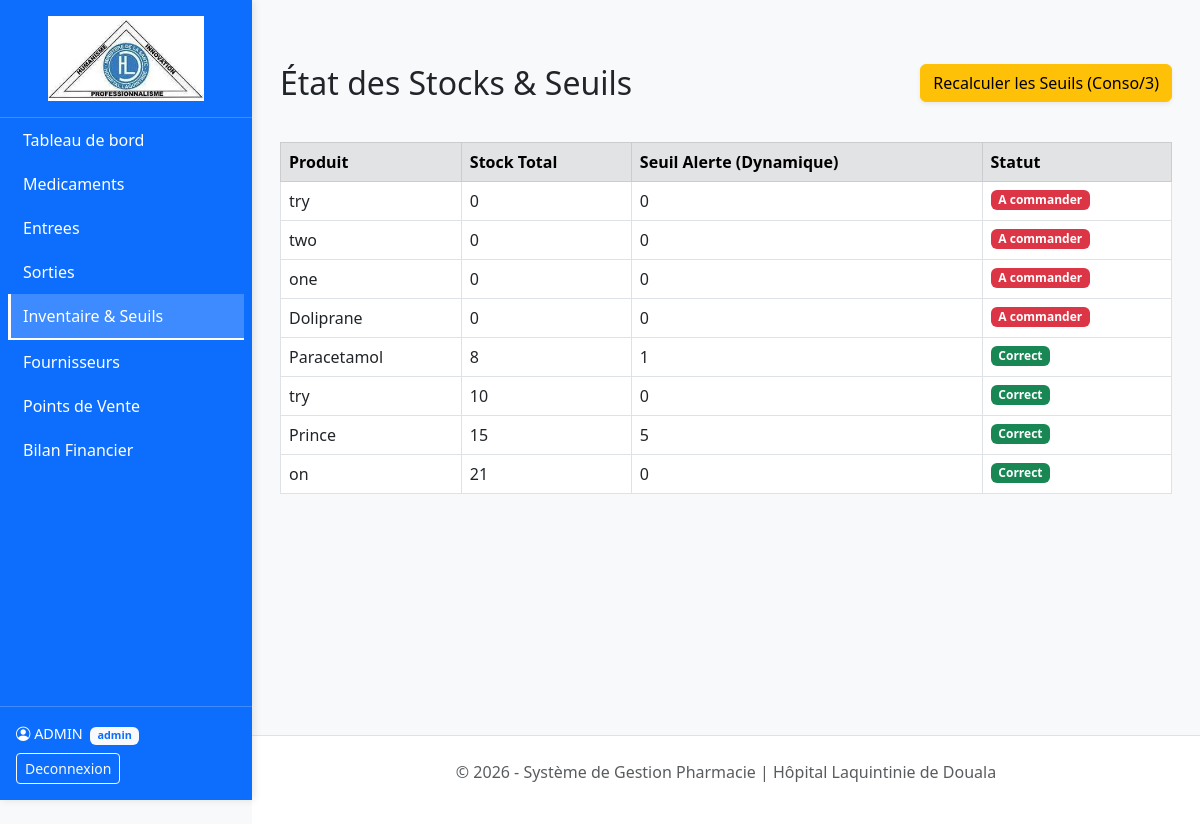
Page /pages/inventaire.php (signed in) on the earlier database version.
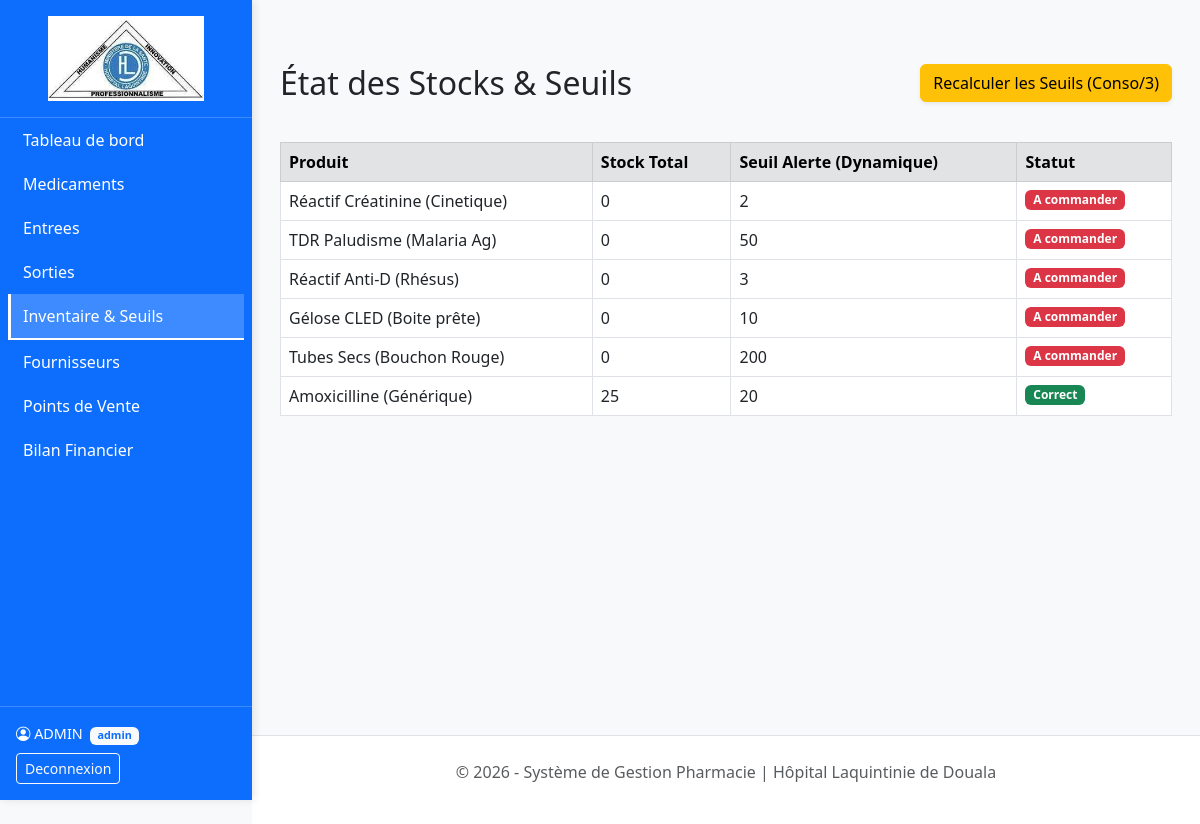
Same page on the later database version.
### tables this page shows
CREATE TABLE `produits` (
  `id_produit` int(11) NOT NULL,
  `id_categorie` int(10) UNSIGNED NOT NULL,
  `nom_medicament` varchar(150) NOT NULL,
  `type_produit` enum('Medicament','Laboratoire') DEFAULT 'Medicament',
  `seuil_alerte` int(11) DEFAULT NULL,
  `stock_total` int(11) DEFAULT NULL,
  `marge_pourcentage` decimal(5,2) DEFAULT 20.00,
  `prix_unitaire` decimal(10,2) DEFAULT NULL
);

### pages/inventaire.php (the view, shortened to what this page needs)
<?php
require_once '../config/db.php';
$isAdmin = ($_SESSION['role'] === 'admin');
$inventaire = $pdo->query("SELECT * FROM produits ORDER BY stock_total ASC")->fetchAll();
include '../includes/header.php';
?>
<div class="container mt-4">
    <div class="d-flex justify-content-between mb-4">
        <h2>État des Stocks & Seuils</h2>
        <?php if($isAdmin): ?>
            <form method="POST"><button name="btn_seuil" class="btn btn-warning shadow-sm">Recalculer les Seuils (Conso/3)</button></form>
        <?php endif; ?>
    </div>
    <table class="table table-bordered">
        <thead><tr class="table-secondary"><th>Produit</th><th>Stock Total</th><th>Seuil Alerte (Dynamique)</th><th>Statut</th></tr></thead>
        <tbody>
            <?php foreach($inventaire as $i): ?>
                <tr>
                    <td><?= $i['nom_medicament'] ?></td>
                    <td><?= $i['stock_total'] ?></td>
                    <td><?= round($i['seuil_alerte'], 1) ?></td>
                    <td>
                        <?php if($i['stock_total'] <= $i['seuil_alerte']): ?>
                            <span class="badge bg-danger">A commander</span>
                        <?php else: ?>
                            <span class="badge bg-success">Correct</span>
                        <?php endif; ?>
                    </td>
                </tr>
            <?php endforeach; ?>
        </tbody>
    </table>
</div>
<?php include '../includes/footer.php'; ?>

### includes/header.php (shortened to what this page needs)
﻿<?php
$current_page = basename($_SERVER['PHP_SELF']);
$current_dir = basename(dirname($_SERVER['PHP_SELF']));
$is_pages_dir = ($current_dir === 'pages');
$root_prefix = $is_pages_dir ? '../' : '';
$pages_prefix = $is_pages_dir ? '' : 'pages/';
?>
<!DOCTYPE html>
<html lang="fr">
<head>
    <link href="https://cdn.jsdelivr.net/npm/bootstrap@5.3.0/dist/css/bootstrap.min.css" rel="stylesheet">
    <link rel="stylesheet" href="https://cdn.jsdelivr.net/npm/bootstrap-icons@1.11.0/font/bootstrap-icons.css">
    <link rel="stylesheet" href="<?= $root_prefix ?>assets/css/sidebar.css">
</head>
<body class="bg-light">
<div class="app-layout">
    <aside class="sidebar bg-primary text-white d-flex flex-column">
        <div class="sidebar-brand p-3">
            <a class="navbar-brand text-white sidebar-logo-link" href="<?= $root_prefix ?>pages/dashboard.php">
                <img src="<?= $root_prefix ?>assets/img/logo-hopi.jpg" alt="Logo Laquintinie" class="sidebar-logo">
            </a>
        </div>
            <ul class="nav flex-column px-2">
                <li class="nav-item">
                    <a class="nav-link text-white <?= ($current_page == 'dashboard.php') ? 'active' : '' ?>" href="<?= $root_prefix ?>pages/dashboard.php">Tableau de bord</a>
                </li>
                <li class="nav-item">
                    <a class="nav-link text-white <?= ($current_page == 'produits.php') ? 'active' : '' ?>" href="<?= $root_prefix . $pages_prefix ?>pages/produits.php">Medicaments</a>
                </li>
                <li class="nav-item">
                    <a class="nav-link text-white <?= ($current_page == 'entrees.php') ? 'active' : '' ?>" href="<?= $root_prefix . $pages_prefix ?>pages/entrees.php">Entrees</a>
                </li>
                <li class="nav-item">
                    <a class="nav-link text-white <?= ($current_page == 'sorties.php') ? 'active' : '' ?>" href="<?= $root_prefix . $pages_prefix ?>pages/sorties.php">Sorties</a>
                </li>
                <?php if (isset($_SESSION['role']) && $_SESSION['role'] === 'admin'): ?>
                <li class="nav-item">
                    <a class="nav-link text-white <?= ($current_page == 'inventaire.php') ? 'active' : '' ?>" href="<?= $root_prefix . $pages_prefix ?>pages/inventaire.php">Inventaire & Seuils</a>
                </li>
                <li class="nav-item">
                    <a class="nav-link text-white <?= ($current_page == 'fournisseurs.php') ? 'active' : '' ?>" href="<?= $root_prefix . $pages_prefix ?>pages/fournisseurs.php">Fournisseurs</a>
                </li>
                <li class="nav-item">
                    <a class="nav-link text-white <?= ($current_page == 'points_vente.php') ? 'active' : '' ?>" href="<?= $root_prefix . $pages_prefix ?>pages/points_vente.php">Points de Vente</a>
                </li>
                <li class="nav-item">
                    <a class="nav-link text-white <?= ($current_page == 'bilan_financier.php') ? 'active' : '' ?>" href="<?= $root_prefix . $pages_prefix ?>pages/bilan_financier.php">Bilan Financier</a>
                </li>
                <?php endif; ?>
            </ul>
        <div class="sidebar-user mt-auto p-3 text-white">
            <div class="mb-2 small">
                <i class="bi bi-person-circle"></i>
                <?= isset($_SESSION['nom']) ? strtoupper($_SESSION['nom']) : 'UTILISATEUR' ?>
                <small class="badge bg-light text-primary ms-1"><?= $_SESSION['role'] ?? 'guest' ?></small>
            </div>
            <a href="<?= $root_prefix ?>logout.php" class="btn btn-outline-light btn-sm">Deconnexion</a>
        </div>
    </aside>
    <div class="content-area">
    <main class="main-content p-3" role="main">

### includes/footer.php (shortened to what this page needs)
    </main>
    <footer class="mt-5 py-4 bg-white border-top text-center text-muted">
    <div class="container">
        <p>&copy; 2026 - Système de Gestion Pharmacie | Hôpital Laquintinie de Douala</p>
    </div>
</footer>
    </div>
</div>
</body>
</html>

### assets/css/sidebar.css (style rules this page uses)
.app-layout { --sidebar-width: 21%; min-height: 100vh; display: flex; }
.sidebar { position: fixed; left: 0; top: 0; height: 100vh; width: var(--sidebar-width); background: #0d6efd; color: white; display: flex; flex-direction: column; overflow-y: auto; box-shadow: 2px 0 8px rgba(0,0,0,0.1); z-index: 100; }
.sidebar .sidebar-brand { padding: 15px; border-bottom: 1px solid rgba(255,255,255,0.2); text-align: center; }
.sidebar .sidebar-brand a { color: white; font-weight: 700; text-decoration: none; font-size: 1.3rem; }
.sidebar-logo-link { display: flex; justify-content: center; width: 100%; }
.sidebar-logo { height: 85px; width: auto; display: block; }
.sidebar .nav-link { color: rgba(255,255,255,0.85); padding: 10px 15px; text-decoration: none; display: block; transition: all 0.2s; }
.sidebar .nav-link.active { background: rgba(255,255,255,0.2); color: white; border-left: 3px solid white; padding-left: 12px; }
.sidebar .sidebar-user { padding: 15px; margin-top: auto; border-top: 1px solid rgba(255,255,255,0.2); }
.sidebar .sidebar-user .small { font-size: 0.9rem; margin-bottom: 8px; }
.content-area { margin-left: var(--sidebar-width); min-height: 100vh; display: flex; flex-direction: column; width: calc(100% - var(--sidebar-width)); }
.main-content { flex: 1; background: #f8f9fa; padding: 20px; }

### includes/header.php (style rules this page uses)
.navbar-brand { font-weight: bold; letter-spacing: 1px; }
.nav-link.active { border-bottom: 2px solid white; }

Differences in the rows shown:
removed produits: nom_medicament "try", stock_total "0", seuil_alerte "0", shows "A commander"
removed produits: nom_medicament "two", stock_total "0", seuil_alerte "0", shows "A commander"
removed produits: nom_medicament "one", stock_total "0", seuil_alerte "0", shows "A commander"
removed produits: nom_medicament "Doliprane", stock_total "0", seuil_alerte "0", shows "A commander"
removed produits: nom_medicament "Paracetamol", stock_total "8", seuil_alerte "1", shows "Correct"
removed produits: nom_medicament "try", stock_total "10", seuil_alerte "0", shows "Correct"
removed produits: nom_medicament "Prince", stock_total "15", seuil_alerte "5", shows "Correct"
removed produits: nom_medicament "on", stock_total "21", seuil_alerte "0", shows "Correct"
added produits: nom_medicament "Réactif Créatinine (Cinetique)", stock_total "0", seuil_alerte "2", shows "A commander"
added produits: nom_medicament "TDR Paludisme (Malaria Ag)", stock_total "0", seuil_alerte "50", shows "A commander"
added produits: nom_medicament "Réactif Anti-D (Rhésus)", stock_total "0", seuil_alerte "3", shows "A commander"
added produits: nom_medicament "Gélose CLED (Boite prête)", stock_total "0", seuil_alerte "10", shows "A commander"
added produits: nom_medicament "Tubes Secs (Bouchon Rouge)", stock_total "0", seuil_alerte "200", shows "A commander"
added produits: nom_medicament "Amoxicilline (Générique)", stock_total "25", seuil_alerte "20", shows "Correct"
